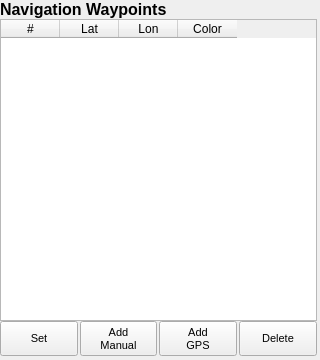
         <widget class="QWidget" name="widget_3" native="true">
          <property name="sizePolicy">
           <sizepolicy hsizetype="Fixed" vsizetype="Fixed">
            <horstretch>0</horstretch>
            <verstretch>0</verstretch>
           </sizepolicy>
          </property>
          <property name="minimumSize">
           <size>
            <width>320</width>
            <height>360</height>
           </size>
          </property>
          <property name="maximumSize">
           <size>
            <width>320</width>
            <height>360</height>
           </size>
          </property>
          <layout class="QGridLayout" name="gridLayout_2">
           <property name="leftMargin">
            <number>0</number>
           </property>
           <property name="topMargin">
            <number>0</number>
           </property>
           <property name="rightMargin">
            <number>3</number>
           </property>
           <property name="bottomMargin">
            <number>0</number>
           </property>
           <property name="spacing">
            <number>0</number>
           </property>
           <item row="0" column="0">
            <layout class="QVBoxLayout" name="verticalLayout_4">
             <property name="spacing">
              <number>0</number>
             </property>
             <item>
              <widget class="QLabel" name="label_2">
               <property name="font">
                <font>
                 <pointsize>12</pointsize>
                 <weight>75</weight>
                 <bold>true</bold>
                </font>
               </property>
               <property name="text">
                <string>Navigation Waypoints</string>
               </property>
              </widget>
             </item>
             <item>
              <widget class="QTableWidget" name="navigation_waypoints_table_widget">
               <property name="sizePolicy">
                <sizepolicy hsizetype="Expanding" vsizetype="Expanding">
                 <horstretch>0</horstretch>
                 <verstretch>0</verstretch>
                </sizepolicy>
               </property>
               <property name="minimumSize">
                <size>
                 <width>0</width>
                 <height>0</height>
                </size>
               </property>
               <property name="maximumSize">
                <size>
                 <width>16777215</width>
                 <height>9999999</height>
                </size>
               </property>
               <property name="styleSheet">
                <string notr="true"/>
               </property>
               <property name="horizontalScrollBarPolicy">
                <enum>Qt::ScrollBarAlwaysOff</enum>
               </property>
               <property name="alternatingRowColors">
                <bool>false</bool>
               </property>
               <property name="selectionMode">
                <enum>QAbstractItemView::ExtendedSelection</enum>
               </property>
               <property name="selectionBehavior">
                <enum>QAbstractItemView::SelectRows</enum>
               </property>
               <property name="cornerButtonEnabled">
                <bool>false</bool>
               </property>
               <attribute name="horizontalHeaderVisible">
                <bool>true</bool>
               </attribute>
               <attribute name="horizontalHeaderCascadingSectionResizes">
                <bool>false</bool>
               </attribute>
               <attribute name="horizontalHeaderDefaultSectionSize">
                <number>59</number>
               </attribute>
               <attribute name="horizontalHeaderMinimumSectionSize">
                <number>53</number>
               </attribute>
               <attribute name="verticalHeaderVisible">
                <bool>false</bool>
               </attribute>
               <attribute name="verticalHeaderCascadingSectionResizes">
                <bool>false</bool>
               </attribute>
               <attribute name="verticalHeaderDefaultSectionSize">
                <number>30</number>
               </attribute>
               <column>
                <property name="text">
                 <string>#</string>
                </property>
               </column>
               <column>
                <property name="text">
                 <string>Lat</string>
                </property>
               </column>
               <column>
                <property name="text">
                 <string>Lon</string>
                </property>
               </column>
               <column>
                <property name="text">
                 <string>Color</string>
                </property>
               </column>
              </widget>
             </item>
             <item>
              <layout class="QHBoxLayout" name="horizontalLayout_8">
               <property name="spacing">
                <number>2</number>
               </property>
               <property name="bottomMargin">
                <number>4</number>
               </property>
               <item>
                <widget class="QPushButton" name="navigation_waypoints_set_button">
                 <property name="sizePolicy">
                  <sizepolicy hsizetype="Fixed" vsizetype="Fixed">
                   <horstretch>0</horstretch>
                   <verstretch>0</verstretch>
                  </sizepolicy>
                 </property>
                 <property name="minimumSize">
                  <size>
                   <width>65</width>
                   <height>35</height>
                  </size>
                 </property>
                 <property name="font">
                  <font>
                   <pointsize>8</pointsize>
                  </font>
                 </property>
                 <property name="styleSheet">
                  <string notr="true"/>
                 </property>
                 <property name="text">
                  <string>Set</string>
                 </property>
                </widget>
               </item>
               <item>
                <widget class="QPushButton" name="navigation_waypoints_add_manual_button">
                 <property name="sizePolicy">
                  <sizepolicy hsizetype="Fixed" vsizetype="Fixed">
                   <horstretch>0</horstretch>
                   <verstretch>0</verstretch>
                  </sizepolicy>
                 </property>
                 <property name="minimumSize">
                  <size>
                   <width>65</width>
                   <height>35</height>
                  </size>
                 </property>
                 <property name="font">
                  <font>
                   <pointsize>8</pointsize>
                  </font>
                 </property>
                 <property name="styleSheet">
                  <string notr="true"/>
                 </property>
                 <property name="text">
                  <string>Add
Manual</string>
                 </property>
                </widget>
               </item>
               <item>
                <widget class="QPushButton" name="navigation_waypoints_add_gps_button">
                 <property name="sizePolicy">
                  <sizepolicy hsizetype="Fixed" vsizetype="Fixed">
                   <horstretch>0</horstretch>
                   <verstretch>0</verstretch>
                  </sizepolicy>
                 </property>
                 <property name="minimumSize">
                  <size>
                   <width>65</width>
                   <height>35</height>
                  </size>
                 </property>
                 <property name="font">
                  <font>
                   <pointsize>8</pointsize>
                  </font>
                 </property>
                 <property name="styleSheet">
                  <string notr="true"/>
                 </property>
                 <property name="text">
                  <string>Add
GPS</string>
                 </property>
                </widget>
               </item>
               <item>
                <widget class="QPushButton" name="navigation_waypoints_delete_button">
                 <property name="sizePolicy">
                  <sizepolicy hsizetype="Fixed" vsizetype="Fixed">
                   <horstretch>0</horstretch>
                   <verstretch>0</verstretch>
                  </sizepolicy>
                 </property>
                 <property name="minimumSize">
                  <size>
                   <width>65</width>
                   <height>35</height>
                  </size>
                 </property>
                 <property name="font">
                  <font>
                   <pointsize>8</pointsize>
                  </font>
                 </property>
                 <property name="styleSheet">
                  <string notr="true"/>
                 </property>
                 <property name="text">
                  <string>Delete</string>
                 </property>
                </widget>
               </item>
              </layout>
             </item>
            </layout>
           </item>
          </layout>
         </widget>
